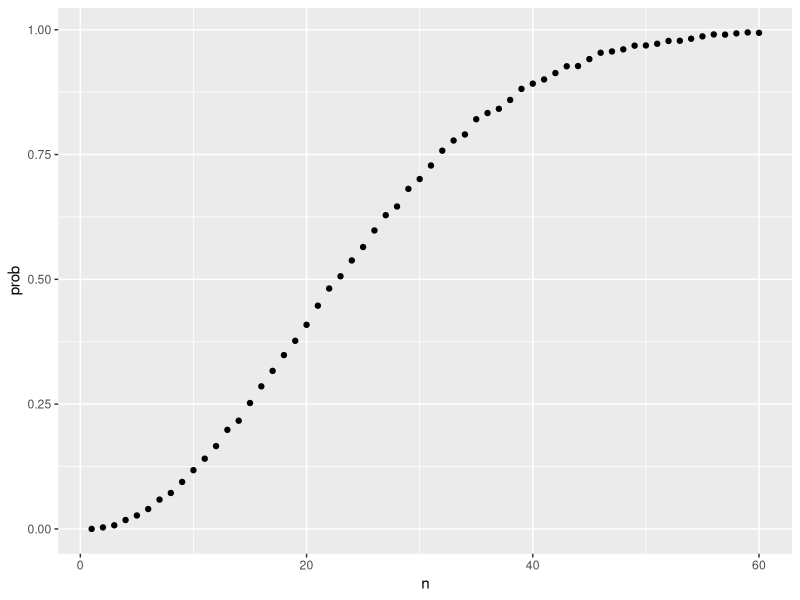
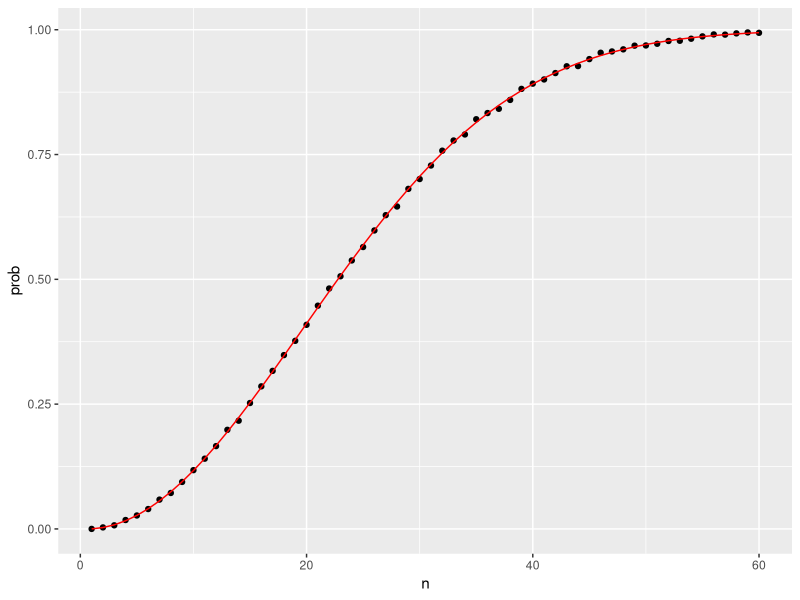
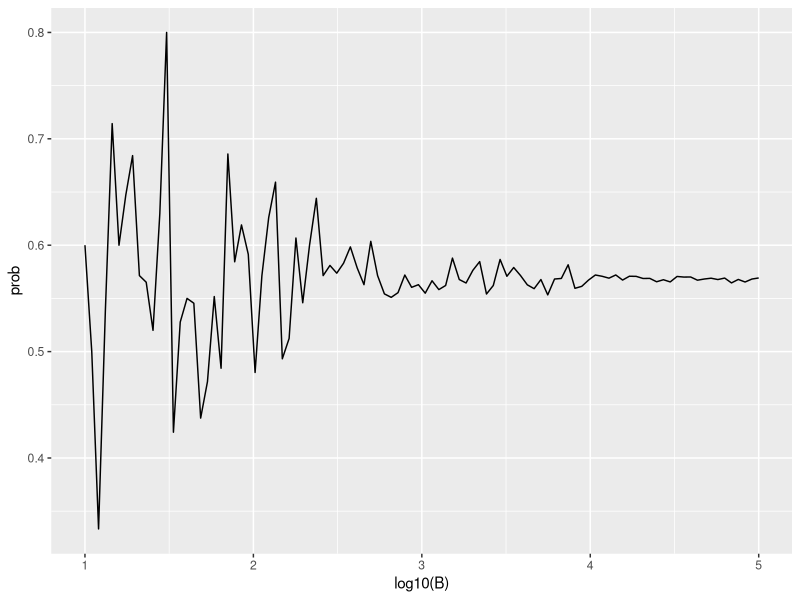
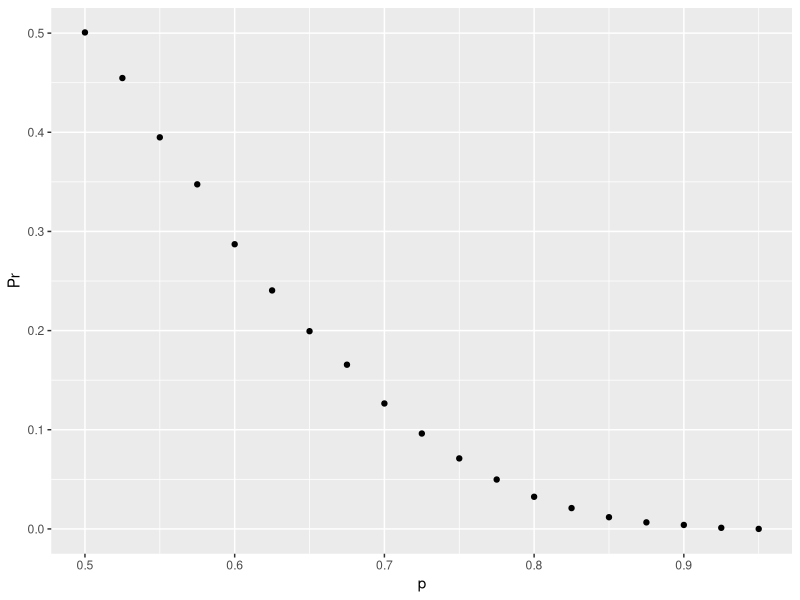
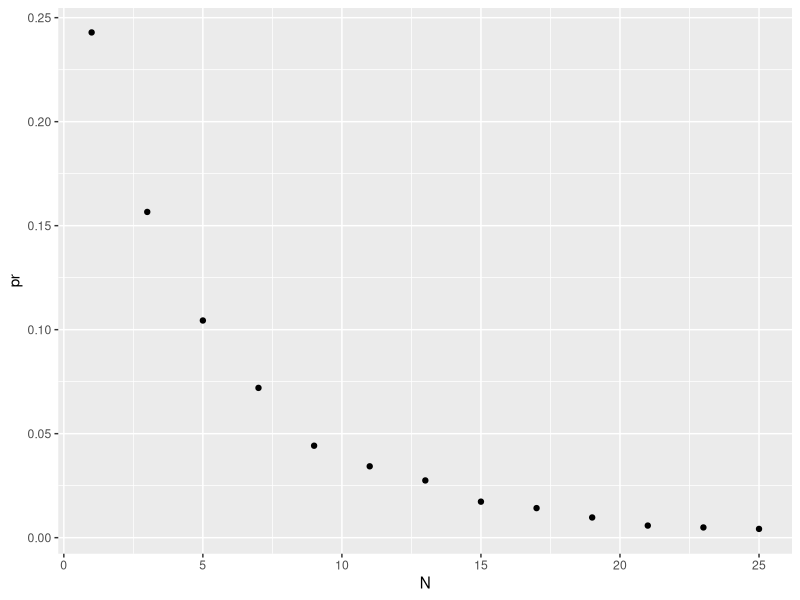

Recreate these plots in R, in order.
## ---- chunk 1
beads <- rep(c("red", "blue"), times = c(2,3))
beads
sample(beads,1) # produce one random outcome
## ---- chunk 2
B <- 10000
events <- replicate(B, sample(beads, 1))
tab <- table(events)
prop.table(tab)
## ---- chunk 3
suits <- c("Diamonds", "Clubs", "Hearts", "Spades")
numbers <- c("Ace", "Deuce", "Three", "Four", "Five", "Six", "Seven", 
             "Eight", "Nine", "Ten", "Jack", "Queen", "King")
deck <- expand.grid(number=numbers, suit=suits)
deck <- paste(deck$number, deck$suit)
## ---- chunk 4
kings <- paste("King", suits)
mean(deck %in% kings)
## ---- chunk 5
library(gtools)
# compute all possible ways we can choose two cards when the order matters
hands <- permutations(52, 2, v = deck)
first_card <- hands[,1]
second_card <- hands[,2]
kings <- paste("King", suits)
## ---- chunk 6
# case for which the first hand was a King
sum(first_card %in% kings)

# have a King in the second card
sum(first_card%in%kings & second_card%in%kings) / sum(first_card%in%kings)

# code above is equivalent to :
mean(first_card%in%kings & second_card%in%kings) / mean(first_card%in%kings)
## ---- chunk 7
# probability of Natural 21 in Blackjack

aces <- paste("Ace", suits)

facecard <- c("King", "Queen", "Jack", "Ten")
facecard <- expand.grid(number = facecard, suit = suits)
facecard <- paste(facecard$number, facecard$suit)

hands <- combinations(52, 2, v = deck)

mean(hands[,1] %in% aces & hands[,2] %in% facecard)

mean((hands[,1] %in% aces & hands[,2] %in% facecard) |
       (hands[,2] %in% aces & hands[,1] %in% facecard))
## ---- chunk 8
hand <- sample(deck, 2)
hand
## ---- chunk 9
(hands[1] %in% aces & hands[2] %in% facecard) | 
  (hands[2] %in% aces & hands[1] %in% facecard)
## ---- chunk 10
blackjack <- function(){
   hand <- sample(deck, 2)
  (hand[1] %in% aces & hand[2] %in% facecard) | 
    (hand[2] %in% aces & hand[1] %in% facecard)
}
blackjack()
## ---- chunk 11
B <- 10000
results <- replicate(B, blackjack())
mean(results)
## ---- chunk 12
B <- 10000

monty_hall <- function(strategy){
  doors <- as.character(1:3)
  prize <- sample(c("car", "goat", "goat"))
  prize_door <- doors[prize == "car"]
  my_pick  <- sample(doors, 1)
  show <- sample(doors[!doors %in% c(my_pick, prize_door)],1)
  stick <- my_pick
  stick == prize_door
  switch <- doors[!doors%in%c(my_pick, show)]
  choice <- ifelse(strategy == "stick", stick, switch)
  choice == prize_door
}

stick <- replicate(B, monty_hall("stick"))
mean(stick)

switch <- replicate(B, monty_hall("switch"))
mean(switch)

## ---- chunk 13
n <- 50
bdays <- sample(1:365, n, replace = TRUE)

B <- 10000
same_birthday <- function(n){
  bdays <- sample(1:365, n, replace=TRUE)
  any(duplicated(bdays))
}
results <- replicate(B, same_birthday(50))
mean(results)
## ---- chunk 14
compute_prob <- function(n, B=10000){
  results <- replicate(B, same_birthday(n))
  mean(results)
}

n <- seq(1,60)
prob <- sapply(n, compute_prob)

library(tidyverse)
prob <- sapply(n, compute_prob)
qplot(n, prob)
## ---- chunk 15
exact_prob <- function(n){
  prob_unique <- seq(365,365-n+1)/365 
  1 - prod( prob_unique)
}
eprob <- sapply(n, exact_prob)
qplot(n, prob) + geom_line(aes(n, eprob), col = "red")
## ---- chunk 16
B <- 10^seq(1, 5, len = 100)
compute_prob <- function(B, n=25){
  same_day <- replicate(B, same_birthday(n))
  mean(same_day)
}
prob <- sapply(B, compute_prob)
qplot(log10(B), prob, geom = "line")
## ---- chunk 17
B <- 10000
celtic_wins <- sample(c(0,1), 4, replace = TRUE, prob = c(0.6, 0.4))

results <- replicate(B, sample(celtic_wins, 1))
mean(results)
## ---- chunk 18
B <- 10000
cavs_wins <- function(){
  cavs_wins <- sample(c(0,1), 7, replace = TRUE, prob = c(0.5, 0.5))
  any(cavs_wins %in% "1")
}
## ---- chunk 19
prob_win <- function(p){
  B <- 10000
  result <- replicate(B, {
    b_win <- sample(c(1,0), 7, replace = TRUE, prob = c(1-p, p))
    sum(b_win)>=4
  })
  mean(result)
}
## ---- chunk 20
prob_win <- function(p){
  B <- 10000
  result <- replicate(B, {
    b_win <- sample(c(1,0), 7, replace = TRUE, prob = c(1-p, p))
    sum(b_win)>=4
  })
  mean(result)
}

p <- seq(0.5, 0.95, 0.025)
Pr <- sapply(p, prob_win)
qplot(p, Pr)
## ---- chunk 21
prob_win <- function(N, p=0.75){
  B <- 10000
  result <- replicate(B, {
    b_win <- sample(c(1,0), N, replace = TRUE, prob = c(1-p, p))
    sum(b_win)>=(N+1)/2
  })
  mean(result)
}

N <- seq(1, 25, 2)
pr <- sapply(N, prob_win)
qplot(N, pr)
